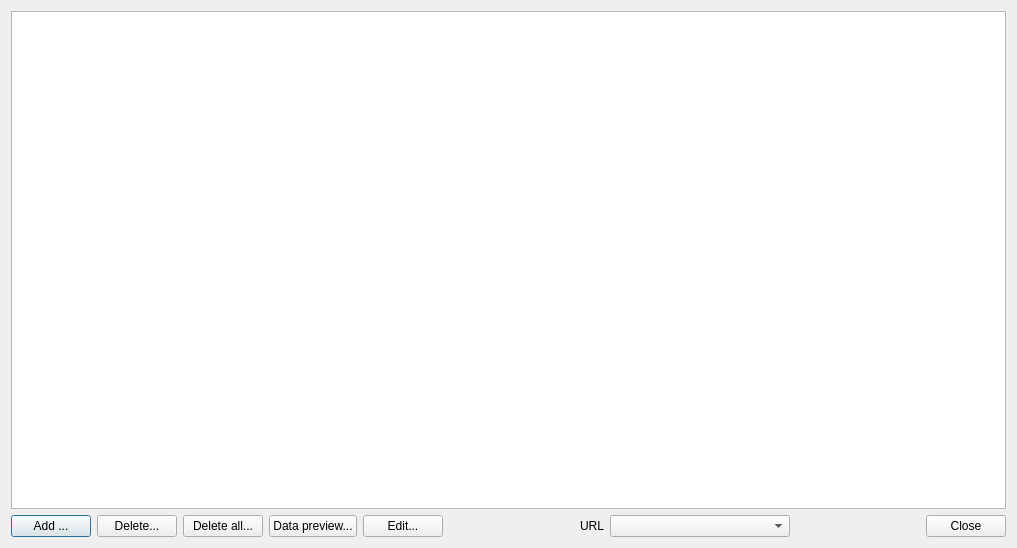
<?xml version="1.0" encoding="UTF-8"?>
<ui version="4.0">
 <class>VOCatalogManagerDialog</class>
 <widget class="QDialog" name="VOCatalogManagerDialog">
  <property name="geometry">
   <rect>
    <x>0</x>
    <y>0</y>
    <width>1017</width>
    <height>548</height>
   </rect>
  </property>
  <property name="windowTitle">
   <string>Virtual Observatory Catalogues</string>
  </property>
  <layout class="QVBoxLayout" name="verticalLayout_2">
   <item>
    <layout class="QVBoxLayout" name="verticalLayout">
     <item>
      <widget class="QTreeView" name="treeView"/>
     </item>
    </layout>
   </item>
   <item>
    <layout class="QHBoxLayout" name="horizontalLayout">
     <item>
      <widget class="QPushButton" name="pushButton_2">
       <property name="text">
        <string>Add ...</string>
       </property>
      </widget>
     </item>
     <item>
      <widget class="QPushButton" name="pushButton_3">
       <property name="text">
        <string>Delete...</string>
       </property>
      </widget>
     </item>
     <item>
      <widget class="QPushButton" name="pushButton_4">
       <property name="text">
        <string>Delete all...</string>
       </property>
      </widget>
     </item>
     <item>
      <widget class="QPushButton" name="pushButton_5">
       <property name="text">
        <string>Data preview...</string>
       </property>
      </widget>
     </item>
     <item>
      <widget class="QPushButton" name="pushButton_6">
       <property name="text">
        <string>Edit...</string>
       </property>
      </widget>
     </item>
     <item>
      <spacer name="horizontalSpacer_2">
       <property name="orientation">
        <enum>Qt::Horizontal</enum>
       </property>
       <property name="sizeHint" stdset="0">
        <size>
         <width>40</width>
         <height>20</height>
        </size>
       </property>
      </spacer>
     </item>
     <item>
      <widget class="QLabel" name="label">
       <property name="text">
        <string>URL</string>
       </property>
      </widget>
     </item>
     <item>
      <widget class="QComboBox" name="comboBox">
       <property name="minimumSize">
        <size>
         <width>180</width>
         <height>0</height>
        </size>
       </property>
      </widget>
     </item>
     <item>
      <spacer name="horizontalSpacer">
       <property name="orientation">
        <enum>Qt::Horizontal</enum>
       </property>
       <property name="sizeHint" stdset="0">
        <size>
         <width>40</width>
         <height>20</height>
        </size>
       </property>
      </spacer>
     </item>
     <item>
      <widget class="QPushButton" name="pushButton">
       <property name="text">
        <string>Close</string>
       </property>
      </widget>
     </item>
    </layout>
   </item>
  </layout>
 </widget>
 <resources/>
 <connections/>
</ui>
